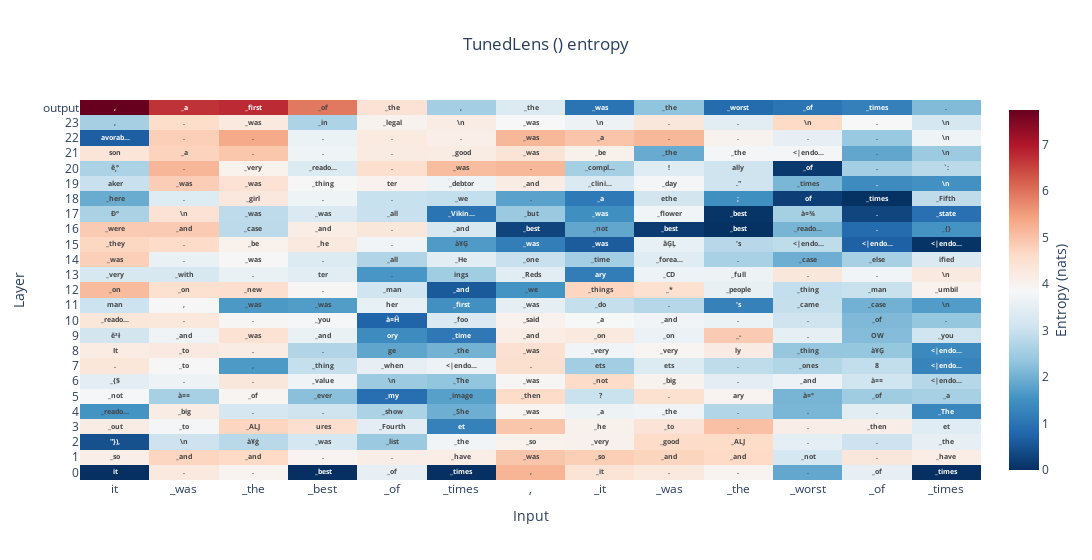

Here is the notebook cell this chart was saved with:
### Code cell
from tuned_lens.plotting import PredictionTrajectory
import ipywidgets as widgets
from plotly import graph_objects as go


def make_plot(lens, text, layer_stride, statistic, token_range):
    input_ids = tokenizer.encode(text)
    targets = input_ids[1:] + [tokenizer.eos_token_id]

    if len(input_ids) == 0:
        return widgets.Text("Please enter some text.")
    
    if (token_range[0] == token_range[1]):
        return widgets.Text("Please provide valid token range.")
    pred_traj = PredictionTrajectory.from_lens_and_model(
        lens=lens,
        model=mamba,
        input_ids=input_ids,
        tokenizer=tokenizer,
        targets=targets,
    ).slice_sequence(slice(*token_range))

    return getattr(pred_traj, statistic)().stride(layer_stride).figure(
        title=f"{lens.__class__.__name__} ({mamba.name_or_path}) {statistic}",
    )

style = {'description_width': 'initial'}
statistic_wdg = widgets.Dropdown(
    options=[
        ('Entropy', 'entropy'),
        ('Cross Entropy', 'cross_entropy'),
        ('Forward KL', 'forward_kl'),
    ],
    description='Select Statistic:',
    style=style,
)
text_wdg = widgets.Textarea(
    description="Input Text",
    value="it was the best of times, it was the worst of times",
)
lens_wdg = widgets.Dropdown(
    options=[('Tuned Lens', tuned_lens), ('Logit Lens', logit_lens)],
    description='Select Lens:',
    style=style,
)

layer_stride_wdg = widgets.BoundedIntText(
    value=2,
    min=1,
    max=10,
    step=1,
    description='Layer Stride:',
    disabled=False
)

token_range_wdg = widgets.IntRangeSlider(
    description='Token Range',
    min=0,
    max=1,
    step=1,
    style=style,
)


def update_token_range(*args):
    token_range_wdg.max = len(tokenizer.encode(text_wdg.value))

update_token_range()

token_range_wdg.value = [0, token_range_wdg.max]
text_wdg.observe(update_token_range, 'value')

interact = widgets.interact.options(manual_name='Run Lens', manual=True)

plot = interact(
    make_plot,
    text=text_wdg,
    statistic=statistic_wdg,
    lens=lens_wdg,
    layer_stride=layer_stride_wdg,
    token_range=token_range_wdg,
)

### Figure 1 — Plotly figure (JSON) as saved in the notebook; plotly's stock layout.template omitted (floating-point values rounded to 4 significant figures; data arrays with more than 128 entries replaced by an {"elided": "..."} marker saying what was removed)
{"data": [{"colorbar": {"title": {"side": "right", "text": "Entropy (nats)"}}, "colorscale": [[0, "rgb(5,48,97)"], [0.1, "rgb(33,102,172)"], [0.2, "rgb(67,147,195)"], [0.3, "rgb(146,197,222)"], [0.4, "rgb(209,229,240)"], [0.5, "rgb(247,247,247)"], [0.6, "rgb(253,219,199)"], [0.7, "rgb(244,165,130)"], [0.8, "rgb(214,96,77)"], [0.9, "rgb(178,24,43)"], [1, "rgb(103,0,31)"]], "customdata": {"elided": "25x13x20 str values"}, "hoverlabel": {"bgcolor": "rgb(42, 42, 50)", "font": {"family": "Monospace"}}, "hovertemplate": "%{customdata[0]}%{customdata[1]}<br>%{customdata[2]}%{customdata[3]}<br>%{customdata[4]}%{customdata[5]}<br>%{customdata[6]}%{customdata[7]}<br>%{customdata[8]}%{customdata[9]}<br>%{customdata[10]}%{customdata[11]}<br>%{customdata[12]}%{customdata[13]}<br>%{customdata[14]}%{customdata[15]}<br>%{customdata[16]}%{customdata[17]}<br>%{customdata[18]}%{customdata[19]}<br><extra></extra>", "text": {"elided": "25x13 str values"}, "texttemplate": "<b>%{text}</b>", "type": "heatmap", "x": ["it", "_was", "_the", "_best", "_of", "_times", ",", "_it", "_was", "_the", "_worst", "_of", "_times"], "y": ["0", "1", "2", "3", "4", "5", "6", "7", "8", "9", "10", "11", "12", "13", "14", "15", "16", "17", "18", "19", "20", "21", "22", "23", "output"], "z": {"elided": "25x13 float values"}, "zmax": 7.738, "zmin": 2.104e-05}], "layout": {"title": {"text": "TunedLens () entropy", "x": 0.5}, "width": 1240, "xaxis": {"title": {"text": "Input"}}, "yaxis": {"title": {"text": "Layer"}}}}
